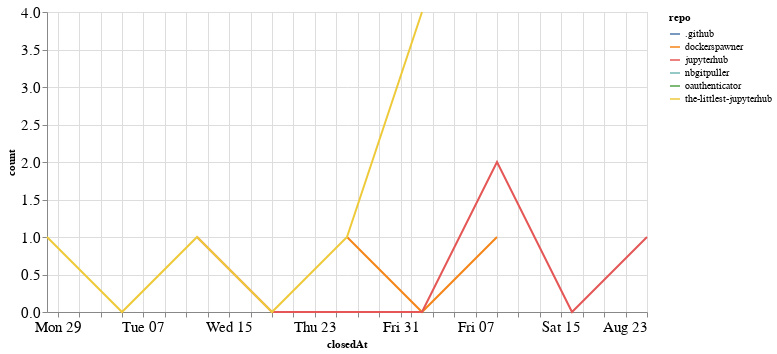

This figure's notebook cell:
### Code cell
closed_by_time = closed_by.groupby('repo').resample('W', on='closedAt').count()['author'].reset_index()
closed_by_time = closed_by_time.rename(columns={'author': 'count'})

alt.Chart(closed_by_time, width=600).mark_line().encode(
    x='closedAt',
    y='count',
    color='repo',
    tooltip="repo"
)

### Figure 1 — Vega-Lite specification as saved in the notebook (floating-point values rounded to 4 significant figures)
{"config": {"axisLeft": {"labelFontSize": 15}, "axisBottom": {"labelFontSize": 15}}, "data": {"name": "data-834479ebcff2fdec39c4e6f2884b538a"}, "mark": "line", "encoding": {"color": {"type": "nominal", "field": "repo"}, "tooltip": {"type": "nominal", "field": "repo"}, "x": {"type": "temporal", "field": "closedAt"}, "y": {"type": "quantitative", "field": "count"}}, "width": 600, "$schema": "https://vega.github.io/schema/vega-lite/v4.8.1.json", "datasets": {"data-834479ebcff2fdec39c4e6f2884b538a": [{"repo": ".github", "closedAt": "2020-08-02T00:00:00", "count": 1}, {"repo": "dockerspawner", "closedAt": "2020-07-26T00:00:00", "count": 1}, {"repo": "dockerspawner", "closedAt": "2020-08-02T00:00:00", "count": 0}, {"repo": "dockerspawner", "closedAt": "2020-08-09T00:00:00", "count": 1}, {"repo": "jupyterhub", "closedAt": "2020-07-12T00:00:00", "count": 1}, {"repo": "jupyterhub", "closedAt": "2020-07-19T00:00:00", "count": 0}, {"repo": "jupyterhub", "closedAt": "2020-07-26T00:00:00", "count": 0}, {"repo": "jupyterhub", "closedAt": "2020-08-02T00:00:00", "count": 0}, {"repo": "jupyterhub", "closedAt": "2020-08-09T00:00:00", "count": 2}, {"repo": "jupyterhub", "closedAt": "2020-08-16T00:00:00", "count": 0}, {"repo": "jupyterhub", "closedAt": "2020-08-23T00:00:00", "count": 1}, {"repo": "nbgitpuller", "closedAt": "2020-07-19T00:00:00", "count": 1}, {"repo": "oauthenticator", "closedAt": "2020-08-02T00:00:00", "count": 1}, {"repo": "the-littlest-jupyterhub", "closedAt": "2020-06-28T00:00:00", "count": 1}, {"repo": "the-littlest-jupyterhub", "closedAt": "2020-07-05T00:00:00", "count": 0}, {"repo": "the-littlest-jupyterhub", "closedAt": "2020-07-12T00:00:00", "count": 1}, {"repo": "the-littlest-jupyterhub", "closedAt": "2020-07-19T00:00:00", "count": 0}, {"repo": "the-littlest-jupyterhub", "closedAt": "2020-07-26T00:00:00", "count": 1}, {"repo": "the-littlest-jupyterhub", "closedAt": "2020-08-02T00:00:00", "count": 4}]}}
